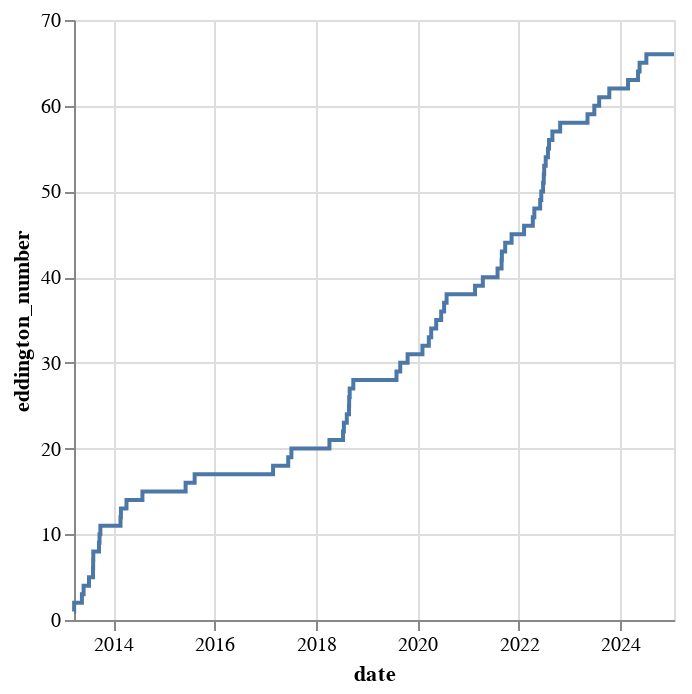

This figure's notebook cell:
### Code cell
(
    alt.Chart(eddington_number_history_df)
    .mark_line(interpolate="step-after")
    .encode(alt.X("date"), alt.Y("eddington_number"))
)

### Figure 1 — Vega-Lite specification as saved in the notebook (floating-point values rounded to 4 significant figures; data arrays with more than 128 entries replaced by an {"elided": "..."} marker saying what was removed)
{"config": {"view": {"continuousWidth": 300, "continuousHeight": 300}}, "data": {"name": "data-c91b0a900b5403c18785baf8d3385cd5"}, "mark": {"type": "line", "interpolate": "step-after"}, "encoding": {"x": {"field": "date", "type": "temporal"}, "y": {"field": "eddington_number", "type": "quantitative"}}, "$schema": "https://vega.github.io/schema/vega-lite/v5.20.1.json", "datasets": {"data-c91b0a900b5403c18785baf8d3385cd5": {"elided": "1378 records"}}}
